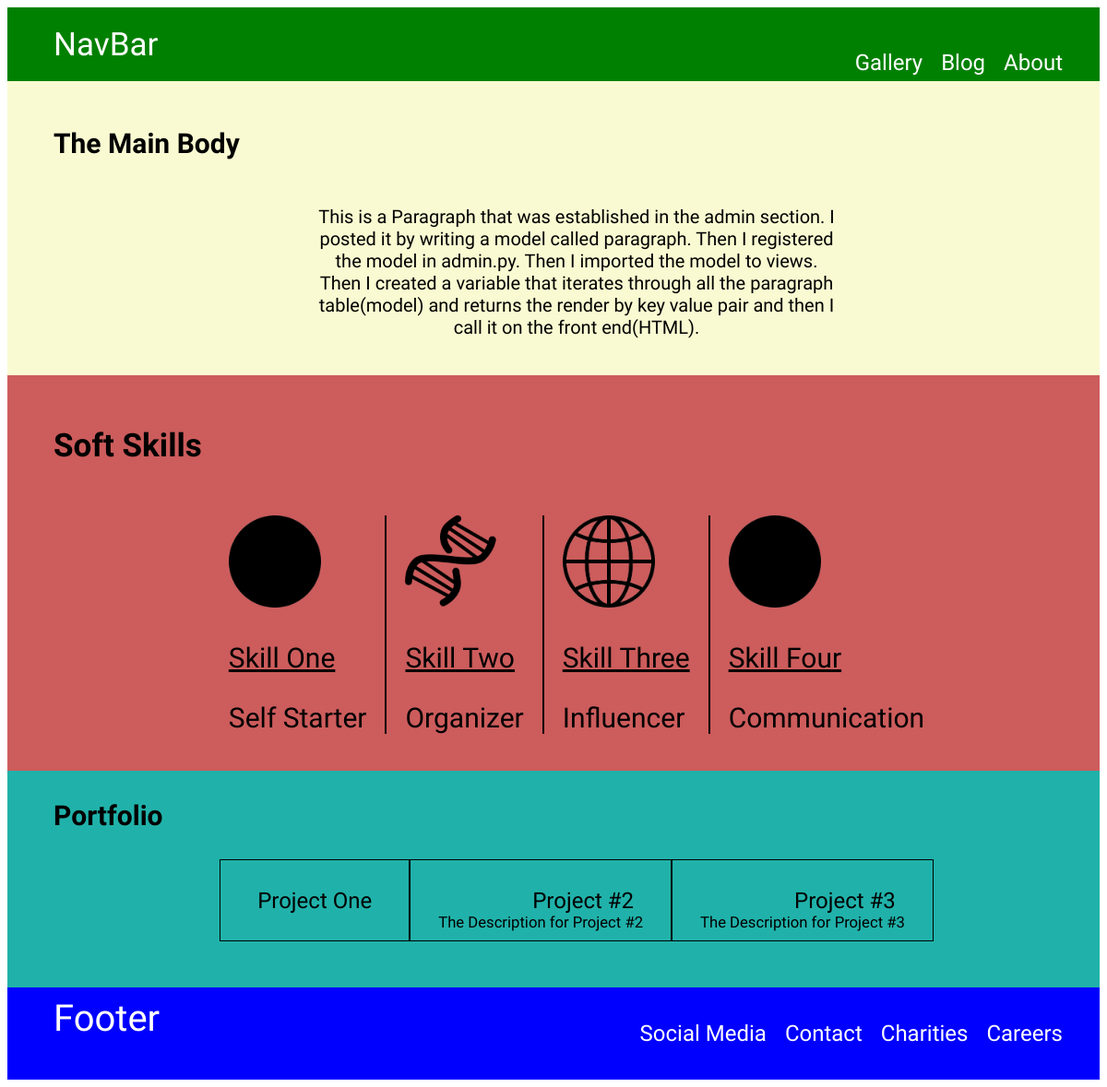
The page / on the database its author committed.
### basic2/models.py (models this page shows)
class Paragraph(models.Model):
    paragraph = models.TextField(max_length=500)

class Skill1(models.Model):
    skill1 = models.CharField(max_length=100)

class Skill2(models.Model):
    skill2 = models.CharField(max_length=100)

class Skill3(models.Model):
    skill3 = models.CharField(max_length=100)

class Skill4(models.Model):
    skill4 = models.CharField(max_length=100)

### basic2/views.py (the view)
# urls.py: path('', views.home, name='home'),
def home(request):
    paragraph = Paragraph.objects.all
    skill1 = Skill1.objects.all
    skill2 = Skill2.objects.filter(pk=2)
    skill3 = Skill3.objects.filter(pk=2)
    skill4 = Skill4.objects.filter(pk=3)
    skills1 = "Skill One"
    skills2 = "Skill Two"
    skills3 = "Skill Three"
    skills4 = "Skill Four"
    project1 = "Project One"
    projects = Project.objects.all
    return render(request, "home.html", {'paragraph': paragraph, 'skill1': skill1,
                                         'skills1': skills1, 'skill2': skill2, 'skills2': skills2,
                                                'skill3': skill3, 'skills3': skills3, 'skills4': skills4,
                                                        'skill4': skill4, 'project1': project1, 'projects': projects})

### basic2/templates/home.html (shortened to what this page needs)
<!DOCTYPE html>
{% load static %}
<html>
<head>
	<link rel="stylesheet" href="{% static '/css/home.css' %}">
</head>
<body>
	<div class="mama">
		<nav>
			<span class="navtitle">NavBar</span>
			<ul>
                <li><a href="#">About</a></li>
                <li><a href="blog">Blog</a></li>
				<li><a href="#">Gallery</a></li>
			</ul>
		</nav>
        {% block content %}
			<div class="paragraphs">
				<h3 id="maintitle">The Main Body</h3>
                <div id="paragraphparent">
                    <div id="words">
                            {% if paragraph %}
                                {% for words in paragraph %}
                                <p>{{ words.paragraph }}</p>
                                {% endfor %}
                            {% endif %}
                    </div>
                </div>
			</div>
			<div class="skills">
				<div id="skilltitle">
						<h3>Soft Skills</h3>
				</div>
				<div id="skillslist">
					<div id="skill1">
						<img src="{% static 'images/ball.webp' %}" height="100" width="100" alt="skill1">
                        <p id="underline">{{ skills1 }}</p>
                        {% if skill1 %}
                            {% for skill in skill1 %}
                                {{ skill.skill1 }}
                            {% endfor %}
                        {% endif %}
					</div>
					<div id="skill2">
						<img src="{% static 'images/dna2.webp' %}" height="100" width="100" alt="skill2">
						<p id="underline">{{ skills2 }}</p>
						{% if skill2 %}
                            {% for skill in skill2 %}
                                {{ skill.skill2 }}
                            {% endfor %}
                        {% endif %}
					</div>
					<div id="skill3">
						<img src="{% static 'images/world.webp' %}" height="100" width="100" alt="skill3">
						<p id="underline">{{ skills3 }}</p>
						{% if skill3 %}
							{% for skill in skill3 %}
								{{ skill.skill3 }}
							{% endfor %}
						{% endif %}
					</div>
					<div id="skill4">
						<img src="{% static 'images/ball.webp' %}" height="100" width="100" alt="skill4">
						<p id="underline">{{ skills4 }}</p>
						{% if skill4 %}
							{% for skill in skill4 %}
								{{ skill.skill4 }}
							{% endfor %}
						{% endif %}
					</div>
				</div>
			</div>
		<div class="portfolio">
			<h3 id="porttitle">Portfolio</h3>
				<div id="portfoliolist">
					<div id="porty1">
						<small><a href="#">{{ project1 }}</a></small>
					</div>
					<div id="porty2">
						<small><a href="#">Project #2</a></small>
						<small>The Description for Project #2</small>
					</div>
					<div id="porty3">
						<small><a href="#">Project #3</a></small>
						<small>The Description for Project #3</small>
					</div>
				</div>
		</div>
        {% endblock%}
		<footer>
			<span class="foottitle">Footer</span>
			<ul>
				<li><a href="#">Careers</a></li>
				<li><a href="#">Charities</a></li>
				<li><a href="#">Contact</a></li>
				<li><a href="#">Social Media</a></li>
			</ul>
		</footer>
	</div>
</body>
</html>

### basic2/static/css/home.css (style rules this page uses)
.mama { background-color: grey; position: relative; min-height: 100vh; }
nav { background-color: green; color: white; height: 60px; padding: 20px 0px 0px 0px; }
.navtitle { font-size: 35px; padding: 20px 0px 0px 50px; font-family: satisfy; }
nav ul { list-style-type: none; float: right; padding-right: 30px; padding-top: 10px; }
li { display: inline; }
a { display: block; float: right; text-decoration: none; color: white; font-size: x-large; padding: 0 10px 0px 10px; font-family: Anybody; }
.paragraphs { background-color: lightgoldenrodyellow; padding: 20px 0 20px 50px; }
#maintitle { font-family: satisfy; font-size: 30px; }
#paragraphparent { display: flex; justify-content: center; }
#words { font-family: Anybody; font-size: 20px; text-align: center; width: 50%; }
.skills { background-color: indianred; padding: 20px 0 20px 50px; }
#skilltitle { font-family: satisfy; font-size: 30px; }
#skillslist { display: flex; align-items: center; justify-content: center; padding: 20px; }
#skill1 { padding-right: 20px; font-family: Anybody; font-size: 30px; border-right: 2px solid black; }
#skill2 { padding-right: 20px; padding-left: 20px; font-family: Anybody; font-size: 30px; border-right: 2px solid black; }
#skill3 { padding-left: 20px; padding-right: 20px; font-family: Anybody; font-size: 30px; }
#skill4 { padding-left: 20px; font-family: Anybody; font-size: 30px; border-left: 2px solid black; }
#underline { text-decoration: underline; }
.portfolio { background-color: lightseagreen; padding: 1px 0 100px 50px; }
#porttitle { font-family: satisfy; font-size: 30px; }
#portfoliolist { display: flex; justify-content: center; padding-bottom: 50px; font-family: Anybody; font-size: 20px; }
#porty1 { display: flex; flex-direction: column; padding: 30px 30px 10px 30px; border: 1px solid black; }
#porty1 small a { color: black; }
#porty2 { display: flex; flex-direction: column; padding: 30px 30px 10px 30px; border: 1px solid black; }
#porty2 small a { color: black; }
#porty3 { display: flex; flex-direction: column; padding: 30px 30px 10px 30px; border: 1px solid black; }
#porty3 small a { color: black; }
footer { background-color: blue; color: white; position: absolute; width: 100%; bottom: 0; list-style: none; padding: 10px 0px 0px 0px; }
footer ul { list-style-type: none; float: right; padding-right: 30px; padding-top: 10px; padding-bottom: 20px; }
.foottitle { font-size: 40px; padding: 20px 0px 0px 50px; font-family: satisfy; }

### rows shown on the page
Paragraph: paragraph "This is a Paragraph that was established in the admin section. I posted it by writing a model called paragraph. Then I registered the model in admin.py. Then I imported the model to views. Then I created a variable that iterates through all the paragraph table(model) and returns the render by key value pair and then I call it on the front end(HTML)."
Skill1: skill1 "Self Starter"
Skill2: skill2 "Organizer"
Skill3: skill3 "Influencer"
Skill4: skill4 "Communication"

### other values the page prints
{{ skills1 }} "Skill One"
{{ skills2 }} "Skill Two"
{{ skills3 }} "Skill Three"
{{ skills4 }} "Skill Four"
{{ project1 }} "Project One"
